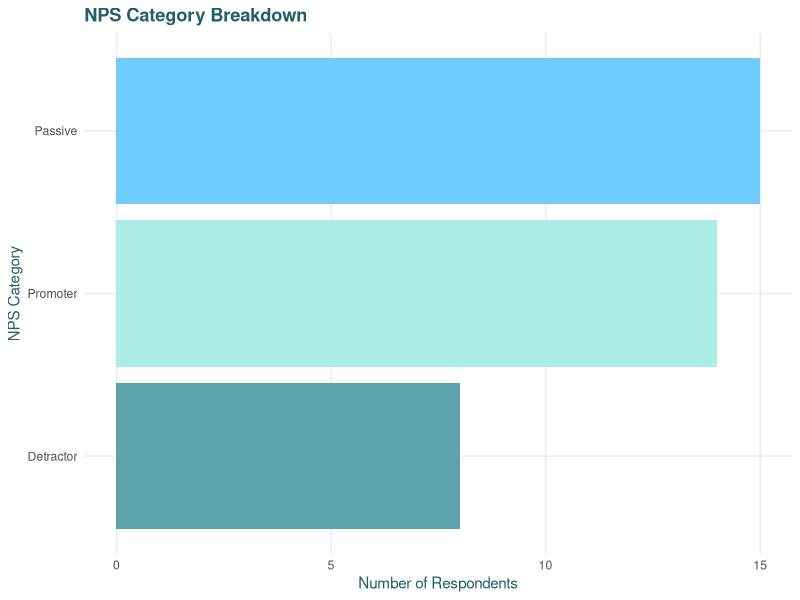
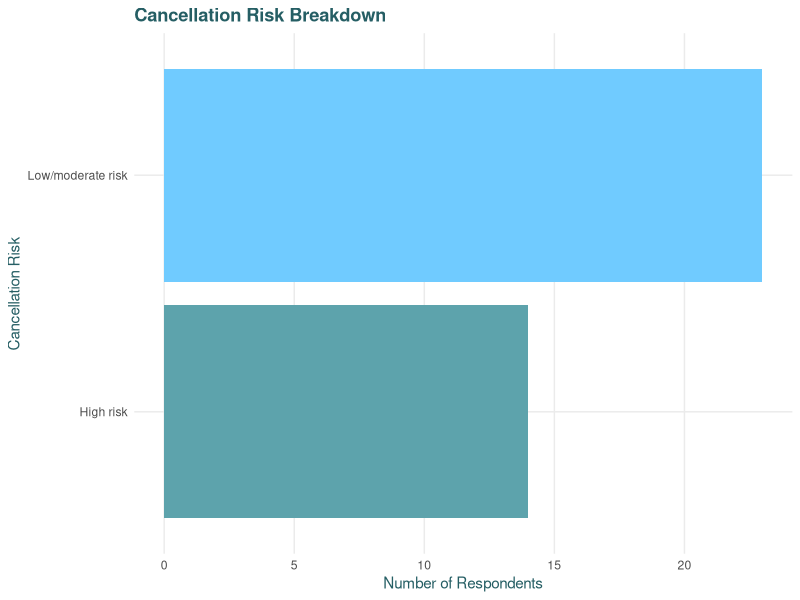
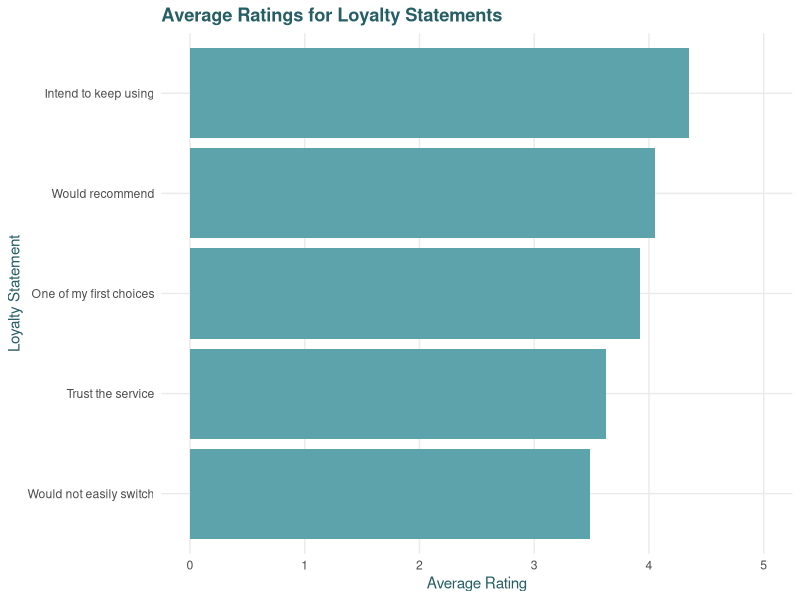
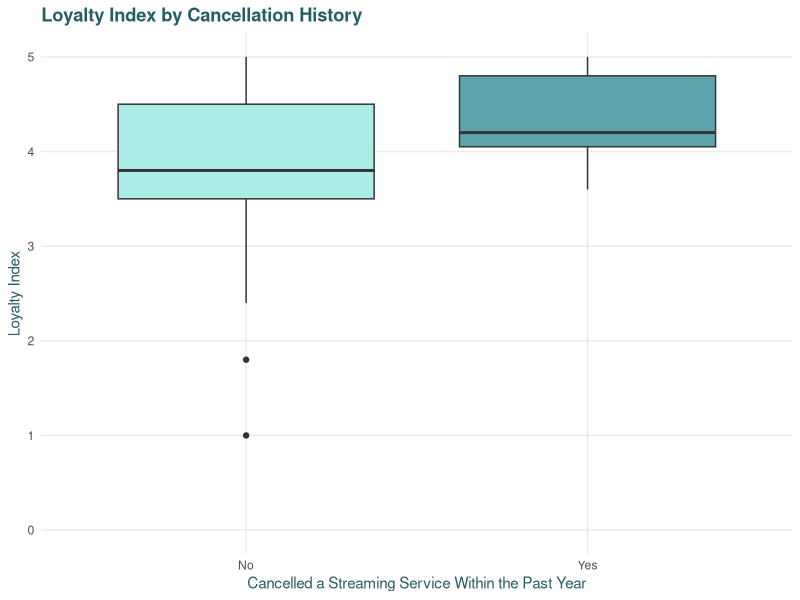
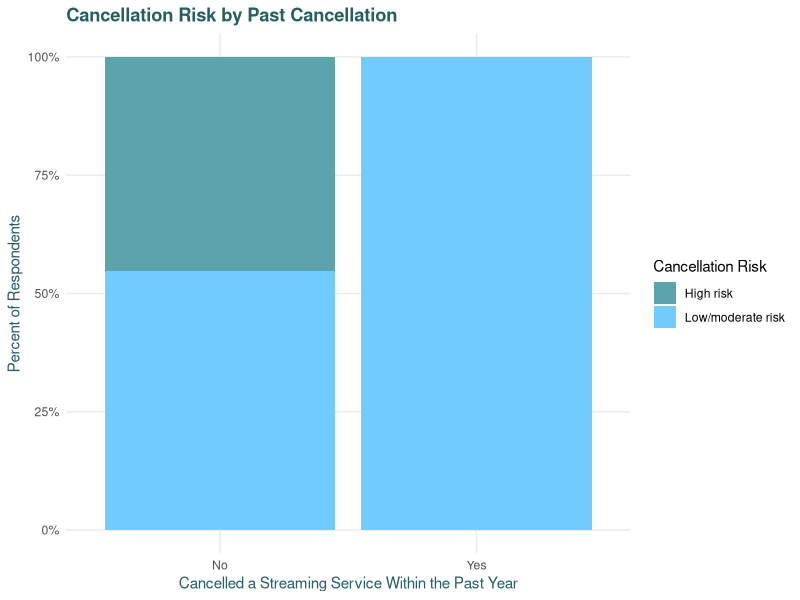
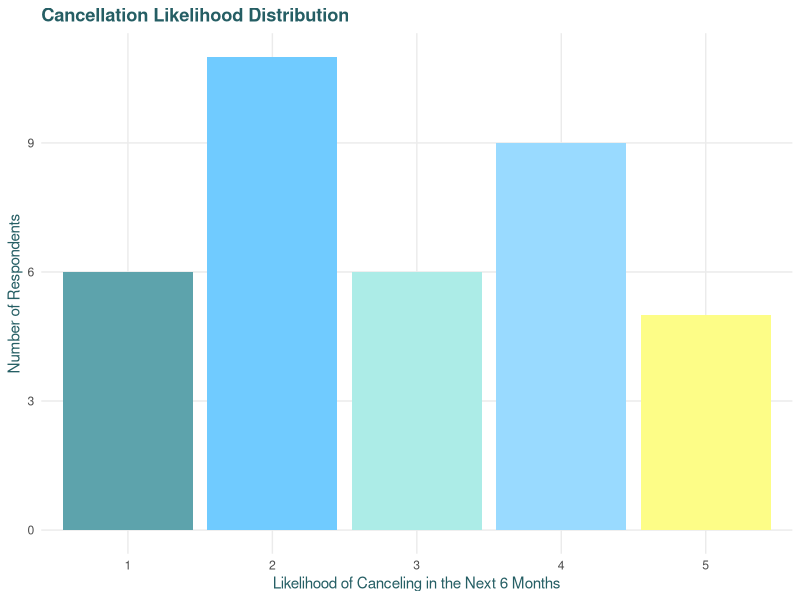

Generate these figures, in order, with R:
## ---- chunk 1
#| label: setup
#| message: false
#| warning: false

library(tidyverse)
library(readxl)
library(scales)

# Portfolio color palette
frozen_lake <- "#99DAFF"
sky_blue <- "#70CBFF"
canary_yellow <- "#FDFD87"
pacific_blue <- "#5DA3AC"
icy_aqua <- "#ACECE7"
deep_teal <- "#255E64"

portfolio_palette <- c(
  pacific_blue,
  sky_blue,
  icy_aqua,
  frozen_lake,
  canary_yellow
)

portfolio_theme <- theme_minimal() +
  theme(
    plot.title = element_text(face = "bold", color = deep_teal),
    axis.title = element_text(color = deep_teal),
    panel.grid.minor = element_blank()
  )
## ---- chunk 2
#| label: load-data

survey_raw <- read_excel(
  "data/streaming-survey-cleaned.xlsx",
  sheet = "Analysis Data"
)

survey_data <- survey_raw |>
  filter(ResponseId != "Response ID") |>
  mutate(
    loyalty_index = as.numeric(`Loyalty Index`),
    nps_score = as.numeric(Q4),
    nps_category = `NPS Category`,
    cancellation_risk = `Cancellation Risk`,
    cancelled_last_year = `Cancelled A Service Within The Last Year`,
    keep_using = as.numeric(Q3_1),
    first_choice = as.numeric(Q3_2),
    recommend = as.numeric(Q3_3),
    not_switch = as.numeric(Q3_4),
    trust = as.numeric(Q3_5),
    cancellation_likelihood = as.numeric(Q6)
  )

valid_responses <- nrow(survey_data)

mean_loyalty <- mean(survey_data$loyalty_index, na.rm = TRUE)

high_risk_pct <- survey_data |>
  summarize(value = mean(cancellation_risk == "High risk", na.rm = TRUE)) |>
  pull(value)

cancelled_pct <- survey_data |>
  summarize(value = mean(cancelled_last_year == "Yes", na.rm = TRUE)) |>
  pull(value)

avg_nps <- mean(survey_data$nps_score, na.rm = TRUE)
## ---- chunk 3
#| content: valuebox
#| title: "Valid Responses"
#| icon: people
#| color: "#5DA3AC"

list(value = comma(valid_responses))
## ---- chunk 4
#| content: valuebox
#| title: "Mean Loyalty Index"
#| icon: star
#| color: "#70CBFF"

list(value = number(mean_loyalty, accuracy = 0.01))
## ---- chunk 5
#| content: valuebox
#| title: "High Cancellation Risk"
#| icon: exclamation-triangle
#| color: "#FDFD87"

list(value = percent(high_risk_pct, accuracy = 1))
## ---- chunk 6
#| content: valuebox
#| title: "Cancelled Last Year"
#| icon: x-circle
#| color: "#99DAFF"

list(value = percent(cancelled_pct, accuracy = 1))
## ---- chunk 7
#| title: "NPS Category Breakdown"

survey_data |>
  filter(!is.na(nps_category)) |>
  count(nps_category) |>
  ggplot(aes(x = reorder(nps_category, n), y = n, fill = nps_category)) +
  geom_col(show.legend = FALSE) +
  coord_flip() +
  scale_fill_manual(values = portfolio_palette) +
  labs(
    x = "NPS Category",
    y = "Number of Respondents",
    title = "NPS Category Breakdown"
  ) +
  portfolio_theme
## ---- chunk 8
#| title: "Cancellation Risk Breakdown"

survey_data |>
  filter(!is.na(cancellation_risk)) |>
  count(cancellation_risk) |>
  ggplot(aes(x = reorder(cancellation_risk, n), y = n, fill = cancellation_risk)) +
  geom_col(show.legend = FALSE) +
  coord_flip() +
  scale_fill_manual(values = portfolio_palette) +
  labs(
    x = "Cancellation Risk",
    y = "Number of Respondents",
    title = "Cancellation Risk Breakdown"
  ) +
  portfolio_theme
## ---- chunk 9
#| title: "Average Ratings for Loyalty Statements"

loyalty_statement_data <- survey_data |>
  summarize(
    `Intend to keep using` = mean(keep_using, na.rm = TRUE),
    `One of my first choices` = mean(first_choice, na.rm = TRUE),
    `Would recommend` = mean(recommend, na.rm = TRUE),
    `Would not easily switch` = mean(not_switch, na.rm = TRUE),
    `Trust the service` = mean(trust, na.rm = TRUE)
  ) |>
  pivot_longer(
    cols = everything(),
    names_to = "statement",
    values_to = "average_rating"
  )

loyalty_statement_data |>
  ggplot(aes(x = reorder(statement, average_rating), y = average_rating)) +
  geom_col(fill = pacific_blue) +
  coord_flip() +
  scale_y_continuous(limits = c(0, 5)) +
  labs(
    x = "Loyalty Statement",
    y = "Average Rating",
    title = "Average Ratings for Loyalty Statements"
  ) +
  portfolio_theme
## ---- chunk 10
#| title: "Loyalty Index by Cancellation History"

survey_data |>
  filter(!is.na(cancelled_last_year), !is.na(loyalty_index)) |>
  ggplot(aes(x = cancelled_last_year, y = loyalty_index, fill = cancelled_last_year)) +
  geom_boxplot(show.legend = FALSE) +
  scale_fill_manual(values = c(
    "No" = icy_aqua,
    "Yes" = pacific_blue
  )) +
  scale_y_continuous(limits = c(0, 5)) +
  labs(
    x = "Cancelled a Streaming Service Within the Past Year",
    y = "Loyalty Index",
    title = "Loyalty Index by Cancellation History"
  ) +
  portfolio_theme
## ---- chunk 11
#| title: "Cancellation Risk by Past Cancellation"

survey_data |>
  filter(!is.na(cancelled_last_year), !is.na(cancellation_risk)) |>
  count(cancelled_last_year, cancellation_risk) |>
  group_by(cancelled_last_year) |>
  mutate(percent = n / sum(n)) |>
  ggplot(aes(x = cancelled_last_year, y = percent, fill = cancellation_risk)) +
  geom_col(position = "fill") +
  scale_fill_manual(values = portfolio_palette) +
  scale_y_continuous(labels = percent_format()) +
  labs(
    x = "Cancelled a Streaming Service Within the Past Year",
    y = "Percent of Respondents",
    fill = "Cancellation Risk",
    title = "Cancellation Risk by Past Cancellation"
  ) +
  portfolio_theme
## ---- chunk 12
#| title: "Cancellation Likelihood Distribution"

survey_data |>
  filter(!is.na(cancellation_likelihood)) |>
  count(cancellation_likelihood) |>
  ggplot(aes(x = factor(cancellation_likelihood), y = n, fill = factor(cancellation_likelihood))) +
  geom_col(show.legend = FALSE) +
  scale_fill_manual(values = portfolio_palette) +
  labs(
    x = "Likelihood of Canceling in the Next 6 Months",
    y = "Number of Respondents",
    title = "Cancellation Likelihood Distribution"
  ) +
  portfolio_theme
